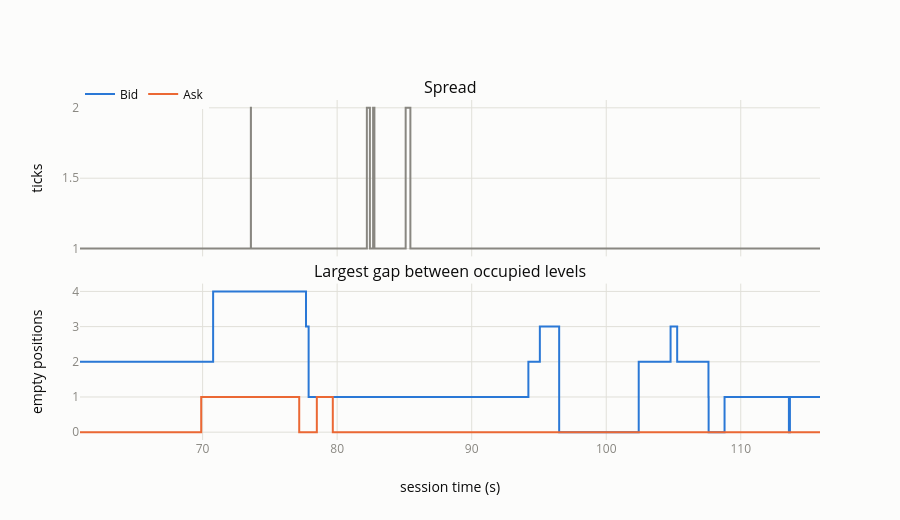

Notebook cell for this chart:
### Markdown cell above
## 8. The spread, and how gappy the book is

The gap statistics say how the occupied levels are distributed: `LargestGap` is the longest
run of empty grid positions between two levels that carry volume, over the reported span.
A book that is dense near the touch and sparse below it will show it here.

### Code cell
figure = make_subplots(rows=2, cols=1, shared_xaxes=True, vertical_spacing=0.08,
                       subplot_titles=("Spread", "Largest gap between occupied levels"))
figure.add_trace(steps(times, stats["Spread"], "spread", MUTED, showlegend=False), row=1, col=1)
figure.add_trace(steps(times, stats["BidLargestGap"], "Bid", BID, legendgroup="Bid"), row=2, col=1)
figure.add_trace(steps(times, stats["AskLargestGap"], "Ask", ASK, legendgroup="Ask"), row=2, col=1)
figure.update_layout(height=520, legend=dict(orientation="h", y=1.06, x=0))
figure.update_yaxes(title_text="ticks", row=1, col=1)
figure.update_yaxes(title_text="empty positions", row=2, col=1)
figure.update_xaxes(title_text="session time (s)", row=2, col=1)
figure

### Figure 1 — Plotly figure (JSON) as saved in the notebook; plotly's stock layout.template omitted (floating-point values rounded to 4 significant figures; data arrays with more than 128 entries replaced by an {"elided": "..."} marker saying what was removed)
{"data": [{"connectgaps": false, "line": {"color": "#898781", "shape": "hv", "width": 2}, "mode": "lines", "name": "spread", "showlegend": false, "type": "scatter", "x": {"elided": "1500 float values"}, "xaxis": "x", "y": {"elided": "1500 float values"}, "yaxis": "y"}, {"connectgaps": false, "legendgroup": "Bid", "line": {"color": "#2a78d6", "shape": "hv", "width": 2}, "mode": "lines", "name": "Bid", "type": "scatter", "x": {"elided": "1500 float values"}, "xaxis": "x2", "y": {"elided": "1500 float values"}, "yaxis": "y2"}, {"connectgaps": false, "legendgroup": "Ask", "line": {"color": "#eb6834", "shape": "hv", "width": 2}, "mode": "lines", "name": "Ask", "type": "scatter", "x": {"elided": "1500 float values"}, "xaxis": "x2", "y": {"elided": "1500 float values"}, "yaxis": "y2"}], "layout": {"annotations": [{"font": {"size": 16}, "showarrow": false, "text": "Spread", "x": 0.5, "xanchor": "center", "xref": "paper", "y": 1.0, "yanchor": "bottom", "yref": "paper"}, {"font": {"size": 16}, "showarrow": false, "text": "Largest gap between occupied levels", "x": 0.5, "xanchor": "center", "xref": "paper", "y": 0.46, "yanchor": "bottom", "yref": "paper"}], "height": 520, "legend": {"orientation": "h", "x": 0, "y": 1.06}, "xaxis": {"anchor": "y", "domain": [0.0, 1.0], "matches": "x2", "showticklabels": false}, "xaxis2": {"anchor": "y2", "domain": [0.0, 1.0], "title": {"text": "session time (s)"}}, "yaxis": {"anchor": "x", "domain": [0.54, 1.0], "title": {"text": "ticks"}}, "yaxis2": {"anchor": "x2", "domain": [0.0, 0.46], "title": {"text": "empty positions"}}}}
